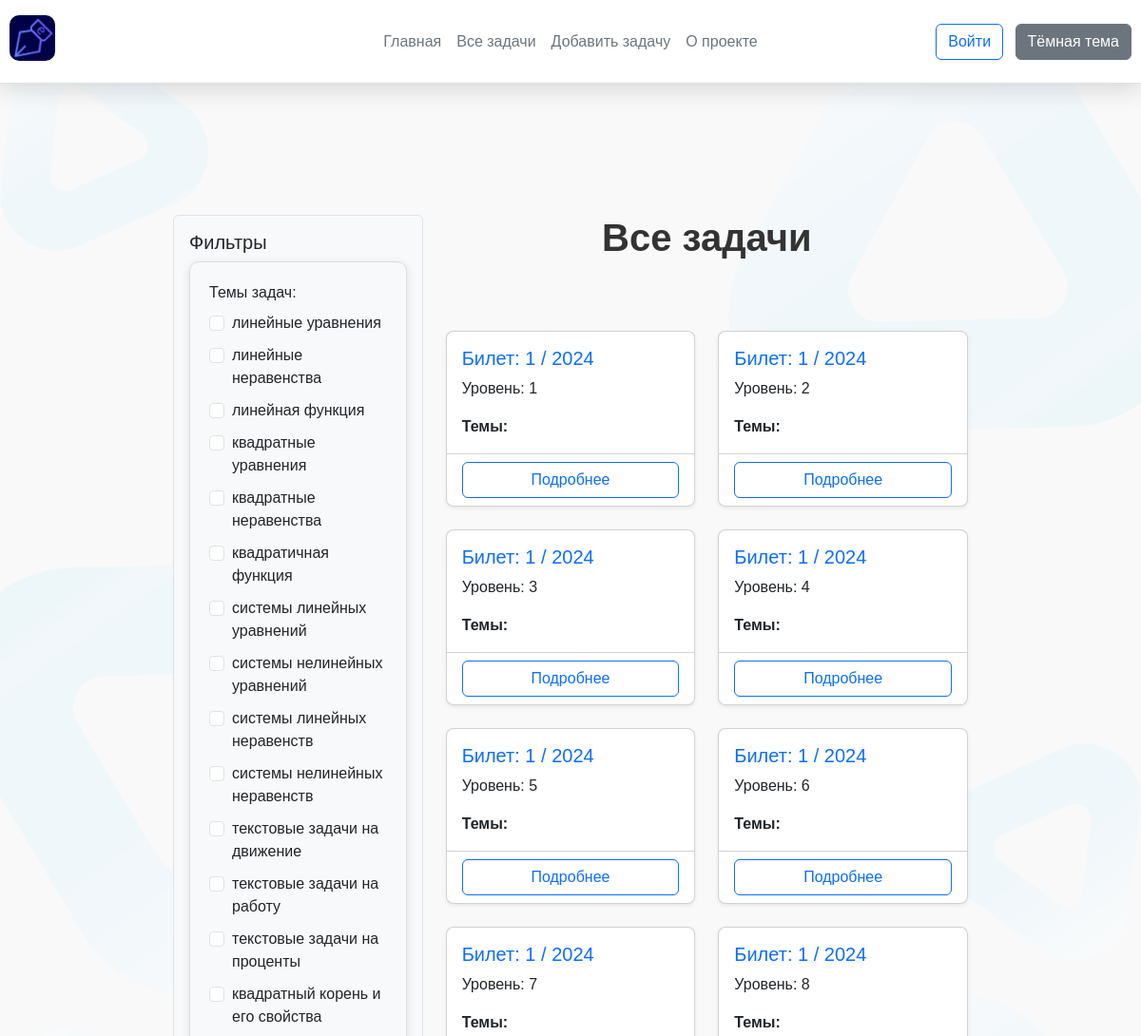
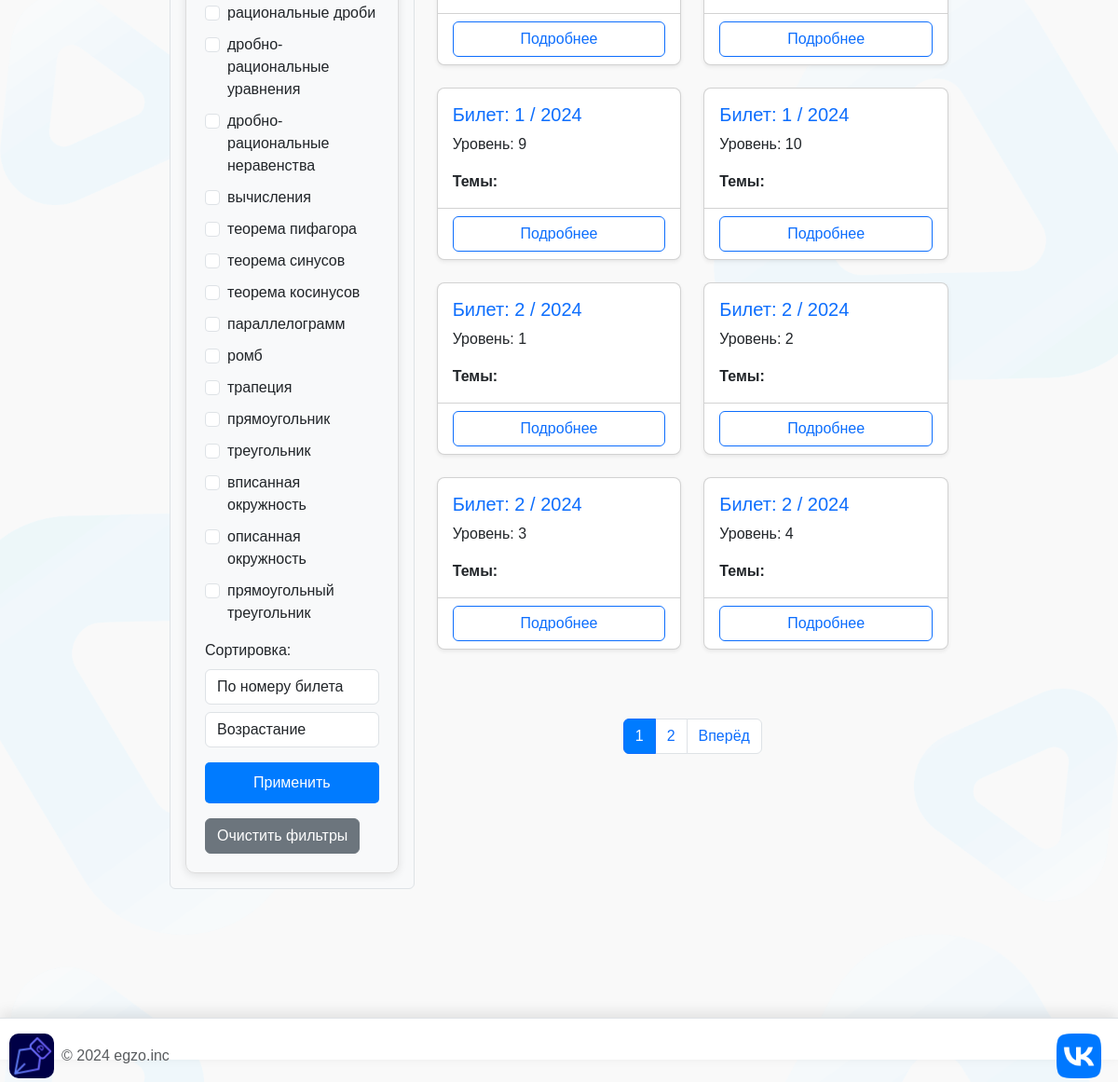
The page /posts on the database its author committed (2 pictures, top to bottom).
### app.py (models this page shows)
class Tag(db.Model):
    id = db.Column(db.Integer, primary_key=True)
    name = db.Column(db.String(50), unique=True, nullable=False)

class Post(db.Model):
    id = db.Column(db.Integer, primary_key=True)
    title = db.Column(db.String(300), nullable=False)
    zad = db.Column(db.LargeBinary, nullable=False)
    resh1 = db.Column(db.LargeBinary, nullable=False)
    resh2 = db.Column(db.LargeBinary, nullable=True)
    resh3 = db.Column(db.LargeBinary, nullable=True)
    resh4 = db.Column(db.LargeBinary, nullable=True)
    resh5 = db.Column(db.LargeBinary, nullable=True)
    level = db.Column(db.Integer, nullable=False)
    tags = db.relationship('Tag', secondary=post_tag, backref=db.backref('posts', lazy='dynamic'))

### app.py (the view)
@app.route('/posts', methods=["GET"])
def posts():
    sort_by = request.args.get('sort_by', 'id')
    order = request.args.get('order', 'asc')
    filter_tags = request.args.getlist('tags')
    selected_tag = request.args.get('tags')
    filter_title = request.args.get('title')
    query = Post.query
    if selected_tag:
        query = query.filter(Post.tags.any(name=selected_tag))
    if filter_tags:
        query = query.join(Post.tags).filter(Tag.name.in_(filter_tags))
    if filter_title:
        query = query.filter_by(title=filter_title)
    if sort_by == 'title':
        query = query.order_by(Post.title.asc() if order == 'asc' else Post.title.desc())
    elif sort_by == 'level':
        query = query.order_by(Post.level.asc() if order == 'asc' else Post.level.desc())
    else:
        query = query.order_by(Post.id.asc())
    page = request.args.get('page', 1, type=int)
    posts = query.paginate(page=page, per_page=14)
    if filter_title:
        dynamic_title = f"Билет: {filter_title}"
    elif selected_tag:
        dynamic_title = f"Задачи по теме: {selected_tag}"
    elif filter_tags:
        dynamic_title = f"Задачи по выбранным темам: {filter_tags}"
    else:
        dynamic_title = "Все задачи"
    all_tags = Tag.query.all()  # Все доступные теги
    return render_template(
        'posts.html',
        posts=posts,
        sort_by=sort_by,
        order=order,
        all_tags=all_tags,
        selected_tag=selected_tag,
        filter_title=filter_title,
        dynamic_title=dynamic_title
    )

### templates/posts.html (shortened to what this page needs)
{% extends 'base.html' %}
{% block content %}
<div class="container mt-4">
    <div class="row">
        <aside class="col-md-4">
            <div class="filter-panel border rounded p-3 mb-4">
                <h5>Фильтры</h5>
                <form method="get" action="{{ url_for('posts') }}">
                    <div class="form-group mb-3">
                        <label>Темы задач:</label>
                        <div class="tags-list mt-2">
                            {% for tag in all_tags %}
                                <div class="form-check">
                                    <input class="form-check-input" type="checkbox" name="tags" value="{{ tag.name }}"
                                           id="tag-{{ tag.id }}"
                                           {% if tag.name in filter_tags %}checked{% endif %}>
                                    <label class="form-check-label" for="tag-{{ tag.id }}">{{ tag.name }}</label>
                                </div>
                            {% endfor %}
                        </div>
                    </div>
                    <div class="mb-3">
                        <label for="sort_by">Сортировка:</label>
                        <select name="sort_by" class="form-control mt-2">
                            <option value="title" {% if sort_by == 'title' %}selected{% endif %}>По номеру билета</option>
                        </select>
                        <select name="order" class="form-control mt-2">
                            <option value="asc" {% if order == 'asc' %}selected{% endif %}>Возрастание</option>
                        </select>
                    </div>
                    <button type="submit" class="btn btn-primary w-100">Применить</button>
                    <a href="{{ url_for('posts') }}" class="btn btn-secondary mt-3">Очистить фильтры</a>
                </form>
            </div>
        </aside>
        <div class="col-md-8">
            <h1 class="mb-4">{{ dynamic_title }}</h1>
            <div class="row row-cols-1 row-cols-md-2 g-4">
                {% for post in posts.items %}
                <div class="col">
                    <div class="card h-100 shadow-sm">
                        <div class="card-body">
                            <h5 class="card-title"> <a href="{{ url_for('posts', title=post.title) }}" class="text-decoration-none">Билет: {{ post.title }}</a></h5>
                            <p class="card-text">Уровень: {{ post.level }}</p>
                            <div class="tags">
                                <strong>Темы:</strong>
                            </div>
                        </div>
                        <div class="card-footer">
                            <a href="{{ url_for('show_post_detail', id=post.id) }}" class="btn btn-outline-primary w-100">Подробнее</a>
                        </div>
                    </div>
                </div>
                {% endfor %}
            </div>
            <nav class="mt-4">
                <ul class="pagination justify-content-center">
                    {% for num in posts.iter_pages(left_edge=2, right_edge=2, left_current=2, right_current=2) %}
                        <li class="page-item {% if num == posts.page %}active{% endif %}">
                            <a class="page-link" href="{{ url_for('posts', page=num, sort_by=sort_by, order=order, tags=selected_tag) }}">{{ num }}</a>
                        </li>
                    {% endfor %}
                    {% if posts.has_next %}
                        <li class="page-item">
                            <a class="page-link" href="{{ url_for('posts', page=posts.next_num, sort_by=sort_by, order=order, tags=selected_tag) }}">Вперёд</a>
                        </li>
                    {% endif %}
                </ul>
            </nav>
        </div>
    </div>
</div>
{% endblock %}

### templates/base.html (shortened to what this page needs)
<!doctype html>
<html lang="ru">
<head>
    <link href="https://cdn.jsdelivr.net/npm/bootstrap@5.3.3/dist/css/bootstrap.min.css" rel="stylesheet">
    <link rel="stylesheet" href="{{ url_for('static', filename='css/main.css') }}">
</head>
<body>
<header class="d-flex flex-wrap align-items-center justify-content-center justify-content-md-between py-3 mb-4 border-bottom">
    <div class="col-md-3 mb-2 mb-md-0">
        <a href="/" class="d-inline-flex link-body-emphasis text-decoration-none">
            <img class="heder__img" src="{{ url_for('static', filename='img/Logo.png') }}" alt="Логотип">
        </a>
    </div>
    <ul class="nav col-12 col-md-auto mb-2 justify-content-center mb-md-0">
        <li><a href="{{ url_for('index') }}" class="nav-link px-2 link-secondary">Главная</a></li>
        <li><a href="{{ url_for('posts') }}" class="nav-link px-2 link-secondary">Все задачи</a></li>
        <li><a href="{{ url_for('create') }}" class="nav-link px-2 link-secondary">Добавить задачу</a></li>
        <li><a href="{{ url_for('about') }}" class="nav-link px-2 link-secondary">О проекте</a></li>
    </ul>
<div class="col-md-3 text-end">
{% if current_user.is_authenticated %}
    <a href="{{ url_for('logout') }}" class="btn btn-outline-primary me-2">Выйти</a>
{% else %}
    <a href="{{ url_for('login') }}" class="btn btn-outline-primary me-2">Войти</a>
{% endif %}
    <button type="button" class="btn btn-secondary" id="themeToggle">Тёмная тема</button>
</div>
</header>
<div class="page">
{% block content1 %}
    <div class="content">
        {% block content %}{% endblock %}
    </div>
{% endblock %}
    <footer class="d-flex flex-wrap justify-content-between align-items-center py-3 my-4 border-top">
        <div class="col-md-4 d-flex align-items-center">
            <a href="/" class="mb-3 me-2 mb-md-0 text-body-secondary text-decoration-none lh-1">
                <img class="heder__img" src="{{ url_for('static', filename='img/Logo.png') }}" alt="Логотип">
            </a>
            <span class="mb-3 mb-md-0 text-body-secondary">© 2024 egzo.inc</span>
        </div>
        <a href="https://vk.com/nanashi1488" class="mb-3 me-2 mb-md-0 text-muted text-decoration-none lh-1">
            <img class="my__vk" src="{{ url_for('static', filename='img/vk.png') }}" alt="Вконтакте">
        </a>
    </footer>
</div>
</body>
</html>

### static/css/main.css (style rules this page uses)
body { margin: 0; font-family: 'Arial', sans-serif; background: url("/static/img/bg-slide-block.png"); background-size: 100%; }
header { position: static; top: 0; z-index: 1000; padding: 10px; background-color: #fff; box-shadow: 0 5px 25px rgba(0, 0, 0, 0.15); width: 100%; margin-left: auto; margin-right: auto; }
footer { padding: 10px; background-color: #fff; box-shadow: 0 -5px 15px rgba(0, 0, 0, 0.1); height: 45px; width: 100%; margin-left: auto; margin-right: auto; }
.heder__img { height: 48px; width: 48px; border-radius: 10px; }
.my__vk { height: 48px; width: 48px; border-radius: 10px; }
.page { display: flex; flex-direction: column; min-height: 100vh; }
.content { max-width: 75%; margin: 0 auto; padding: 40px 20px; flex: 1; }
.row { padding: 50px 0; }
body { margin: 0; font-family: 'Arial', sans-serif; background-color: #f9f9f9; }
h1, h2 { color: #333; text-align: center; font-weight: bold; }
form { max-width: 400px; margin: auto; padding: 20px; border: 1px solid #ddd; border-radius: 10px; box-shadow: 0 2px 10px rgba(0, 0, 0, 0.1); }
button[type="submit"] { width: 100%; padding: 10px; background-color: #007bff; color: #fff; border: none; border-radius: 5px; cursor: pointer; font-size: 16px; }
.tags { margin-top: 10px; }
.card { position: relative; height: 100%; background-color: #ffffff; transition: transform 0.2s ease-in-out; border-radius: 8px; }
.container { max-width: 1200px; }
.col-md-3 { position: sticky; top: 20px; max-height: 100vh; }
.pagination { margin-top: 20px; }
.filter-panel { background-color: #f8f9fa; border-radius: 8px; }
.pagination .page-item.active .page-link { background-color: #007bff; color: #fff; }
.card-footer { background-color: transparent; }
.filter-panel { background-color: #f8f9fa; border-radius: 8px; padding: 20px; width: 100%; }
.tags-list .form-check { margin-bottom: 10px; }
.card-title { color: #333; text-decoration-color: #3a3a3a; text-decoration: none; }

### rows shown on the page
Tag: name "линейные уравнения"
Tag: name "линейные неравенства"
Tag: name "линейная функция"
Tag: name "квадратные уравнения"
Tag: name "квадратные неравенства"
Tag: name "квадратичная функция"
Tag: name "системы линейных уравнений"
Tag: name "системы нелинейных уравнений"
Tag: name "системы линейных неравенств"
Tag: name "системы нелинейных неравенств"
Tag: name "текстовые задачи на движение"
Tag: name "текстовые задачи на работу"
Tag: name "текстовые задачи на проценты"
Tag: name "квадратный корень и его свойства"
Tag: name "рациональные дроби"
Tag: name "дробно-рациональные уравнения"
Tag: name "дробно-рациональные неравенства"
Tag: name "вычисления"
Tag: name "теорема пифагора"
Tag: name "теорема синусов"
Tag: name "теорема косинусов"
Tag: name "параллелограмм"
Tag: name "ромб"
Tag: name "трапеция"
Tag: name "прямоугольник"
Tag: name "треугольник"
Tag: name "вписанная окружность"
Tag: name "описанная окружность"
Tag: name "прямоугольный треугольник"
Post: title "1 / 2024", level "1"
Post: title "1 / 2024", level "2"
Post: title "1 / 2024", level "3"
Post: title "1 / 2024", level "4"
Post: title "1 / 2024", level "5"
Post: title "1 / 2024", level "6"
Post: title "1 / 2024", level "7"
Post: title "1 / 2024", level "8"
Post: title "1 / 2024", level "9"
Post: title "1 / 2024", level "10"
Post: title "2 / 2024", level "1"
Post: title "2 / 2024", level "2"
Post: title "2 / 2024", level "3"
Post: title "2 / 2024", level "4"

### other values the page prints
{{ dynamic_title }} "Все задачи"
{{ num }} "1" "2"
